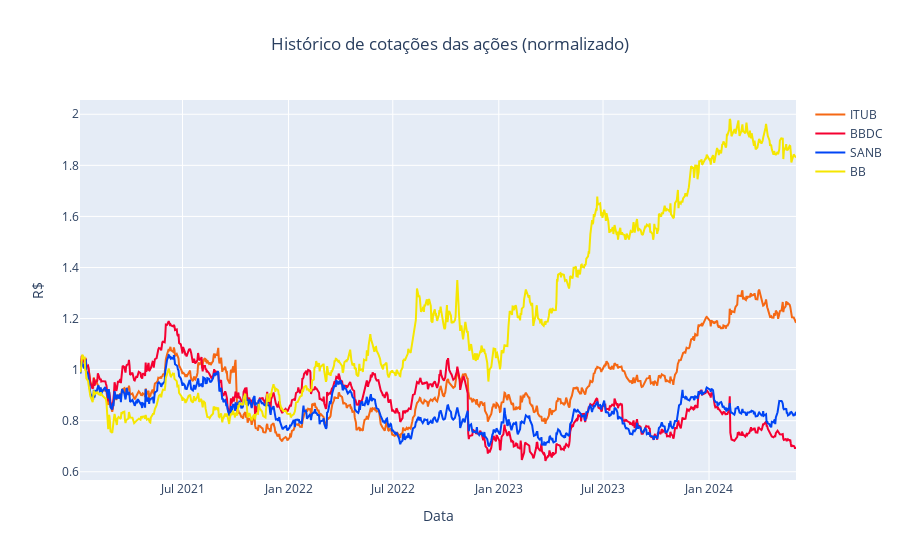

The code cell stored with this chart in its notebook:
### Code cell
# Criando gráfico das cotações normalizadas
figura = px.line(title = 'Histórico de cotações das ações (normalizado)')

for i, coluna in enumerate(df.columns):
    figura.add_scatter(x=df_normalizado.index, y=df_normalizado[coluna], name=coluna, line=dict(color=cores[i]))


figura.update_layout(
    xaxis_title='Data',
    yaxis_title='R$',
    title_x=0.5
)

figura.show()

### Figure 1 — Plotly figure (JSON) as saved in the notebook; plotly's stock layout.template omitted (floating-point values rounded to 4 significant figures; data arrays with more than 128 entries replaced by an {"elided": "..."} marker saying what was removed)
{"data": [{"hovertemplate": "<extra></extra>", "legendgroup": "", "line": {"color": "#636efa", "dash": "solid"}, "marker": {"symbol": "circle"}, "mode": "lines", "name": "", "orientation": "v", "showlegend": false, "type": "scatter", "xaxis": "x", "yaxis": "y"}, {"line": {"color": "#F56814"}, "name": "ITUB", "type": "scatter", "x": {"elided": "849 str values"}, "y": {"elided": "849 float values"}}, {"line": {"color": "#F50031"}, "name": "BBDC", "type": "scatter", "x": {"elided": "849 str values"}, "y": {"elided": "849 float values"}}, {"line": {"color": "#0045F5"}, "name": "SANB", "type": "scatter", "x": {"elided": "849 str values"}, "y": {"elided": "849 float values"}}, {"line": {"color": "#F5E600"}, "name": "BB", "type": "scatter", "x": {"elided": "849 str values"}, "y": {"elided": "849 float values"}}], "layout": {"legend": {"tracegroupgap": 0}, "title": {"text": "Histórico de cotações das ações (normalizado)", "x": 0.5}, "xaxis": {"anchor": "y", "domain": [0, 1], "title": {"text": "Data"}}, "yaxis": {"anchor": "x", "domain": [0, 1], "title": {"text": "R$"}}}}
